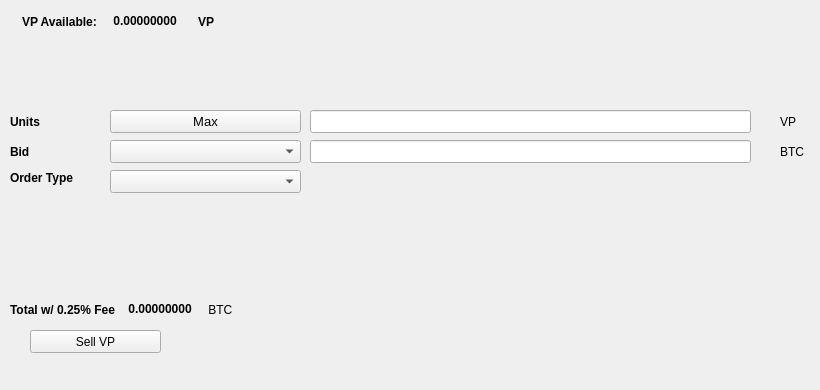
   <widget class="QWidget" name="SellTab">
    <attribute name="title">
     <string>Sell</string>
    </attribute>
    <widget class="QLabel" name="label_16">
     <property name="geometry">
      <rect>
       <x>780</x>
       <y>140</y>
       <width>31</width>
       <height>23</height>
      </rect>
     </property>
     <property name="text">
      <string>BTC</string>
     </property>
    </widget>
    <widget class="QComboBox" name="SellBidcomboBox">
     <property name="geometry">
      <rect>
       <x>110</x>
       <y>140</y>
       <width>191</width>
       <height>23</height>
      </rect>
     </property>
     <property name="font">
      <font>
       <pointsize>10</pointsize>
      </font>
     </property>
    </widget>
    <widget class="QLabel" name="label_18">
     <property name="geometry">
      <rect>
       <x>10</x>
       <y>110</y>
       <width>46</width>
       <height>23</height>
      </rect>
     </property>
     <property name="font">
      <font>
       <weight>75</weight>
       <bold>true</bold>
      </font>
     </property>
     <property name="text">
      <string>Units</string>
     </property>
    </widget>
    <widget class="QPushButton" name="Sell_Max_Amount">
     <property name="geometry">
      <rect>
       <x>110</x>
       <y>110</y>
       <width>191</width>
       <height>23</height>
      </rect>
     </property>
     <property name="font">
      <font>
       <pointsize>10</pointsize>
      </font>
     </property>
     <property name="text">
      <string>Max</string>
     </property>
    </widget>
    <widget class="QLabel" name="label_20">
     <property name="geometry">
      <rect>
       <x>10</x>
       <y>170</y>
       <width>91</width>
       <height>16</height>
      </rect>
     </property>
     <property name="font">
      <font>
       <weight>75</weight>
       <bold>true</bold>
      </font>
     </property>
     <property name="text">
      <string>Order Type</string>
     </property>
    </widget>
    <widget class="QComboBox" name="SellOrdertypeCombo">
     <property name="geometry">
      <rect>
       <x>110</x>
       <y>170</y>
       <width>191</width>
       <height>23</height>
      </rect>
     </property>
     <property name="font">
      <font>
       <pointsize>10</pointsize>
      </font>
     </property>
    </widget>
    <widget class="QLabel" name="label_21">
     <property name="geometry">
      <rect>
       <x>10</x>
       <y>140</y>
       <width>46</width>
       <height>23</height>
      </rect>
     </property>
     <property name="font">
      <font>
       <weight>75</weight>
       <bold>true</bold>
      </font>
     </property>
     <property name="text">
      <string>Bid</string>
     </property>
    </widget>
    <widget class="QLabel" name="label_22">
     <property name="geometry">
      <rect>
       <x>780</x>
       <y>110</y>
       <width>31</width>
       <height>23</height>
      </rect>
     </property>
     <property name="text">
      <string>VP</string>
     </property>
    </widget>
    <widget class="QLineEdit" name="UnitsInputVP">
     <property name="geometry">
      <rect>
       <x>310</x>
       <y>110</y>
       <width>441</width>
       <height>23</height>
      </rect>
     </property>
     <property name="font">
      <font>
       <pointsize>9</pointsize>
       <weight>75</weight>
       <bold>true</bold>
      </font>
     </property>
    </widget>
    <widget class="QLineEdit" name="SellBidPriceEdit">
     <property name="geometry">
      <rect>
       <x>310</x>
       <y>140</y>
       <width>441</width>
       <height>23</height>
      </rect>
     </property>
     <property name="font">
      <font>
       <pointsize>9</pointsize>
       <weight>75</weight>
       <bold>true</bold>
      </font>
     </property>
    </widget>
    <widget class="QPushButton" name="SellVPBTN">
     <property name="geometry">
      <rect>
       <x>30</x>
       <y>330</y>
       <width>131</width>
       <height>23</height>
      </rect>
     </property>
     <property name="text">
      <string>Sell VP</string>
     </property>
     <property name="icon">
      <iconset resource="../vpub">
       <normaloff>:/icons/bitcoin</normaloff>:/icons/bitcoin</iconset>
     </property>
    </widget>
    <widget class="QWidget" name="layoutWidget3">
     <property name="geometry">
      <rect>
       <x>22</x>
       <y>12</y>
       <width>258</width>
       <height>19</height>
      </rect>
     </property>
     <layout class="QHBoxLayout" name="horizontalLayout">
      <item>
       <widget class="QLabel" name="label232_2">
        <property name="font">
         <font>
          <weight>75</weight>
          <bold>true</bold>
         </font>
        </property>
        <property name="text">
         <string>VP Available:</string>
        </property>
       </widget>
      </item>
      <item>
       <widget class="QLabel" name="VPAvailableLabel">
        <property name="palette">
         <palette>
          <active>
           <colorrole role="WindowText">
            <brush brushstyle="SolidPattern">
             <color alpha="255">
              <red>0</red>
              <green>0</green>
              <blue>0</blue>
             </color>
            </brush>
           </colorrole>
           <colorrole role="Button">
            <brush brushstyle="SolidPattern">
             <color alpha="255">
              <red>0</red>
              <green>170</green>
              <blue>0</blue>
             </color>
            </brush>
           </colorrole>
           <colorrole role="Light">
            <brush brushstyle="SolidPattern">
             <color alpha="255">
              <red>0</red>
              <green>255</green>
              <blue>0</blue>
             </color>
            </brush>
           </colorrole>
           <colorrole role="Midlight">
            <brush brushstyle="SolidPattern">
             <color alpha="255">
              <red>0</red>
              <green>212</green>
              <blue>0</blue>
             </color>
            </brush>
           </colorrole>
           <colorrole role="Dark">
            <brush brushstyle="SolidPattern">
             <color alpha="255">
              <red>0</red>
              <green>85</green>
              <blue>0</blue>
             </color>
            </brush>
           </colorrole>
           <colorrole role="Mid">
            <brush brushstyle="SolidPattern">
             <color alpha="255">
              <red>0</red>
              <green>113</green>
              <blue>0</blue>
             </color>
            </brush>
           </colorrole>
           <colorrole role="Text">
            <brush brushstyle="SolidPattern">
             <color alpha="255">
              <red>0</red>
              <green>170</green>
              <blue>0</blue>
             </color>
            </brush>
           </colorrole>
           <colorrole role="BrightText">
            <brush brushstyle="SolidPattern">
             <color alpha="255">
              <red>255</red>
              <green>255</green>
              <blue>255</blue>
             </color>
            </brush>
           </colorrole>
           <colorrole role="ButtonText">
            <brush brushstyle="SolidPattern">
             <color alpha="255">
              <red>0</red>
              <green>0</green>
              <blue>0</blue>
             </color>
            </brush>
           </colorrole>
           <colorrole role="Base">
            <brush brushstyle="SolidPattern">
             <color alpha="255">
              <red>255</red>
              <green>255</green>
              <blue>255</blue>
             </color>
            </brush>
           </colorrole>
           <colorrole role="Window">
            <brush brushstyle="SolidPattern">
             <color alpha="255">
              <red>0</red>
              <green>170</green>
              <blue>0</blue>
             </color>
            </brush>
           </colorrole>
           <colorrole role="Shadow">
            <brush brushstyle="SolidPattern">
             <color alpha="255">
              <red>0</red>
              <green>0</green>
              <blue>0</blue>
             </color>
            </brush>
           </colorrole>
           <colorrole role="AlternateBase">
            <brush brushstyle="SolidPattern">
             <color alpha="255">
              <red>127</red>
              <green>212</green>
              <blue>127</blue>
             </color>
            </brush>
           </colorrole>
           <colorrole role="ToolTipBase">
            <brush brushstyle="SolidPattern">
             <color alpha="255">
              <red>255</red>
              <green>255</green>
              <blue>220</blue>
             </color>
            </brush>
           </colorrole>
           <colorrole role="ToolTipText">
            <brush brushstyle="SolidPattern">
             <color alpha="255">
              <red>0</red>
              <green>0</green>
              <blue>0</blue>
             </color>
            </brush>
           </colorrole>
          </active>
          <inactive>
           <colorrole role="WindowText">
            <brush brushstyle="SolidPattern">
             <color alpha="255">
              <red>0</red>
              <green>0</green>
              <blue>0</blue>
             </color>
            </brush>
           </colorrole>
           <colorrole role="Button">
            <brush brushstyle="SolidPattern">
             <color alpha="255">
              <red>0</red>
              <green>170</green>
              <blue>0</blue>
             </color>
            </brush>
           </colorrole>
           <colorrole role="Light">
            <brush brushstyle="SolidPattern">
             <color alpha="255">
              <red>0</red>
              <green>255</green>
              <blue>0</blue>
             </color>
            </brush>
           </colorrole>
           <colorrole role="Midlight">
            <brush brushstyle="SolidPattern">
             <color alpha="255">
              <red>0</red>
              <green>212</green>
              <blue>0</blue>
             </color>
            </brush>
           </colorrole>
           <colorrole role="Dark">
            <brush brushstyle="SolidPattern">
             <color alpha="255">
              <red>0</red>
              <green>85</green>
              <blue>0</blue>
             </color>
            </brush>
           </colorrole>
           <colorrole role="Mid">
            <brush brushstyle="SolidPattern">
             <color alpha="255">
              <red>0</red>
              <green>113</green>
              <blue>0</blue>
             </color>
            </brush>
           </colorrole>
           <colorrole role="Text">
            <brush brushstyle="SolidPattern">
             <color alpha="255">
              <red>0</red>
              <green>170</green>
              <blue>0</blue>
             </color>
            </brush>
           </colorrole>
           <colorrole role="BrightText">
            <brush brushstyle="SolidPattern">
             <color alpha="255">
              <red>255</red>
              <green>255</green>
              <blue>255</blue>
             </color>
            </brush>
           </colorrole>
           <colorrole role="ButtonText">
            <brush brushstyle="SolidPattern">
             <color alpha="255">
              <red>0</red>
              <green>0</green>
              <blue>0</blue>
             </color>
            </brush>
           </colorrole>
           <colorrole role="Base">
            <brush brushstyle="SolidPattern">
             <color alpha="255">
              <red>255</red>
              <green>255</green>
              <blue>255</blue>
             </color>
            </brush>
           </colorrole>
           <colorrole role="Window">
            <brush brushstyle="SolidPattern">
             <color alpha="255">
              <red>0</red>
              <green>170</green>
              <blue>0</blue>
             </color>
            </brush>
           </colorrole>
           <colorrole role="Shadow">
            <brush brushstyle="SolidPattern">
             <color alpha="255">
              <red>0</red>
              <green>0</green>
              <blue>0</blue>
             </color>
            </brush>
           </colorrole>
           <colorrole role="AlternateBase">
            <brush brushstyle="SolidPattern">
             <color alpha="255">
              <red>127</red>
              <green>212</green>
              <blue>127</blue>
             </color>
            </brush>
           </colorrole>
           <colorrole role="ToolTipBase">
            <brush brushstyle="SolidPattern">
             <color alpha="255">
              <red>255</red>
              <green>255</green>
              <blue>220</blue>
             </color>
            </brush>
           </colorrole>
           <colorrole role="ToolTipText">
            <brush brushstyle="SolidPattern">
             <color alpha="255">
              <red>0</red>
              <green>0</green>
              <blue>0</blue>
             </color>
            </brush>
           </colorrole>
          </inactive>
          <disabled>
           <colorrole role="WindowText">
            <brush brushstyle="SolidPattern">
             <color alpha="255">
              <red>0</red>
              <green>85</green>
              <blue>0</blue>
             </color>
            </brush>
           </colorrole>
           <colorrole role="Button">
            <brush brushstyle="SolidPattern">
             <color alpha="255">
              <red>0</red>
              <green>170</green>
              <blue>0</blue>
             </color>
            </brush>
           </colorrole>
           <colorrole role="Light">
            <brush brushstyle="SolidPattern">
             <color alpha="255">
              <red>0</red>
              <green>255</green>
              <blue>0</blue>
             </color>
            </brush>
           </colorrole>
           <colorrole role="Midlight">
            <brush brushstyle="SolidPattern">
             <color alpha="255">
              <red>0</red>
              <green>212</green>
              <blue>0</blue>
             </color>
            </brush>
           </colorrole>
           <colorrole role="Dark">
            <brush brushstyle="SolidPattern">
             <color alpha="255">
              <red>0</red>
              <green>85</green>
              <blue>0</blue>
             </color>
            </brush>
           </colorrole>
           <colorrole role="Mid">
            <brush brushstyle="SolidPattern">
             <color alpha="255">
              <red>0</red>
              <green>113</green>
              <blue>0</blue>
             </color>
            </brush>
           </colorrole>
           <colorrole role="Text">
            <brush brushstyle="SolidPattern">
             <color alpha="255">
              <red>0</red>
              <green>85</green>
              <blue>0</blue>
             </color>
            </brush>
           </colorrole>
           <colorrole role="BrightText">
            <brush brushstyle="SolidPattern">
             <color alpha="255">
              <red>255</red>
              <green>255</green>
              <blue>255</blue>
             </color>
            </brush>
           </colorrole>
           <colorrole role="ButtonText">
            <brush brushstyle="SolidPattern">
             <color alpha="255">
              <red>0</red>
              <green>85</green>
              <blue>0</blue>
             </color>
            </brush>
           </colorrole>
           <colorrole role="Base">
            <brush brushstyle="SolidPattern">
             <color alpha="255">
              <red>0</red>
              <green>170</green>
              <blue>0</blue>
             </color>
            </brush>
           </colorrole>
           <colorrole role="Window">
            <brush brushstyle="SolidPattern">
             <color alpha="255">
              <red>0</red>
              <green>170</green>
              <blue>0</blue>
             </color>
            </brush>
           </colorrole>
           <colorrole role="Shadow">
            <brush brushstyle="SolidPattern">
             <color alpha="255">
              <red>0</red>
              <green>0</green>
              <blue>0</blue>
             </color>
            </brush>
           </colorrole>
           <colorrole role="AlternateBase">
            <brush brushstyle="SolidPattern">
             <color alpha="255">
              <red>0</red>
              <green>170</green>
              <blue>0</blue>
             </color>
            </brush>
           </colorrole>
           <colorrole role="ToolTipBase">
            <brush brushstyle="SolidPattern">
             <color alpha="255">
              <red>255</red>
              <green>255</green>
              <blue>220</blue>
             </color>
            </brush>
           </colorrole>
           <colorrole role="ToolTipText">
            <brush brushstyle="SolidPattern">
             <color alpha="255">
              <red>0</red>
              <green>0</green>
              <blue>0</blue>
             </color>
            </brush>
           </colorrole>
          </disabled>
         </palette>
        </property>
        <property name="font">
         <font>
          <weight>75</weight>
          <bold>true</bold>
         </font>
        </property>
        <property name="text">
         <string> 0.00000000 </string>
        </property>
        <property name="textInteractionFlags">
         <set>Qt::LinksAccessibleByMouse|Qt::TextSelectableByKeyboard|Qt::TextSelectableByMouse</set>
        </property>
       </widget>
      </item>
      <item>
       <widget class="QLabel" name="labelVP">
        <property name="font">
         <font>
          <weight>75</weight>
          <bold>true</bold>
         </font>
        </property>
        <property name="text">
         <string>VP</string>
        </property>
       </widget>
      </item>
     </layout>
    </widget>
    <widget class="QWidget" name="layoutWidget">
     <property name="geometry">
      <rect>
       <x>10</x>
       <y>300</y>
       <width>268</width>
       <height>19</height>
      </rect>
     </property>
     <layout class="QHBoxLayout" name="horizontalLayout_2">
      <item>
       <widget class="QLabel" name="label_19">
        <property name="font">
         <font>
          <weight>75</weight>
          <bold>true</bold>
         </font>
        </property>
        <property name="text">
         <string>Total w/ 0.25% Fee </string>
        </property>
       </widget>
      </item>
      <item>
       <widget class="QLabel" name="SellCostLabel">
        <property name="palette">
         <palette>
          <active>
           <colorrole role="WindowText">
            <brush brushstyle="SolidPattern">
             <color alpha="255">
              <red>0</red>
              <green>0</green>
              <blue>0</blue>
             </color>
            </brush>
           </colorrole>
           <colorrole role="Button">
            <brush brushstyle="SolidPattern">
             <color alpha="255">
              <red>0</red>
              <green>170</green>
              <blue>0</blue>
             </color>
            </brush>
           </colorrole>
           <colorrole role="Light">
            <brush brushstyle="SolidPattern">
             <color alpha="255">
              <red>0</red>
              <green>255</green>
              <blue>0</blue>
             </color>
            </brush>
           </colorrole>
           <colorrole role="Midlight">
            <brush brushstyle="SolidPattern">
             <color alpha="255">
              <red>0</red>
              <green>212</green>
              <blue>0</blue>
             </color>
            </brush>
           </colorrole>
           <colorrole role="Dark">
            <brush brushstyle="SolidPattern">
             <color alpha="255">
              <red>0</red>
              <green>85</green>
              <blue>0</blue>
             </color>
            </brush>
           </colorrole>
           <colorrole role="Mid">
            <brush brushstyle="SolidPattern">
             <color alpha="255">
              <red>0</red>
              <green>113</green>
              <blue>0</blue>
             </color>
            </brush>
           </colorrole>
           <colorrole role="Text">
            <brush brushstyle="SolidPattern">
             <color alpha="255">
              <red>0</red>
              <green>170</green>
              <blue>0</blue>
             </color>
            </brush>
           </colorrole>
           <colorrole role="BrightText">
            <brush brushstyle="SolidPattern">
             <color alpha="255">
              <red>255</red>
              <green>255</green>
              <blue>255</blue>
             </color>
            </brush>
           </colorrole>
           <colorrole role="ButtonText">
            <brush brushstyle="SolidPattern">
             <color alpha="255">
              <red>0</red>
              <green>0</green>
              <blue>0</blue>
             </color>
            </brush>
           </colorrole>
           <colorrole role="Base">
            <brush brushstyle="SolidPattern">
             <color alpha="255">
              <red>255</red>
              <green>255</green>
              <blue>255</blue>
             </color>
            </brush>
           </colorrole>
           <colorrole role="Window">
            <brush brushstyle="SolidPattern">
             <color alpha="255">
              <red>0</red>
              <green>170</green>
              <blue>0</blue>
             </color>
            </brush>
           </colorrole>
           <colorrole role="Shadow">
            <brush brushstyle="SolidPattern">
             <color alpha="255">
              <red>0</red>
              <green>0</green>
              <blue>0</blue>
             </color>
            </brush>
           </colorrole>
           <colorrole role="AlternateBase">
            <brush brushstyle="SolidPattern">
             <color alpha="255">
              <red>127</red>
              <green>212</green>
              <blue>127</blue>
             </color>
            </brush>
           </colorrole>
           <colorrole role="ToolTipBase">
            <brush brushstyle="SolidPattern">
             <color alpha="255">
              <red>255</red>
              <green>255</green>
              <blue>220</blue>
             </color>
            </brush>
           </colorrole>
           <colorrole role="ToolTipText">
            <brush brushstyle="SolidPattern">
             <color alpha="255">
              <red>0</red>
              <green>0</green>
              <blue>0</blue>
             </color>
            </brush>
           </colorrole>
          </active>
          <inactive>
           <colorrole role="WindowText">
            <brush brushstyle="SolidPattern">
             <color alpha="255">
              <red>0</red>
              <green>0</green>
              <blue>0</blue>
             </color>
            </brush>
           </colorrole>
           <colorrole role="Button">
            <brush brushstyle="SolidPattern">
             <color alpha="255">
              <red>0</red>
              <green>170</green>
              <blue>0</blue>
             </color>
            </brush>
           </colorrole>
           <colorrole role="Light">
            <brush brushstyle="SolidPattern">
             <color alpha="255">
              <red>0</red>
              <green>255</green>
              <blue>0</blue>
             </color>
            </brush>
           </colorrole>
           <colorrole role="Midlight">
            <brush brushstyle="SolidPattern">
             <color alpha="255">
              <red>0</red>
              <green>212</green>
              <blue>0</blue>
             </color>
            </brush>
           </colorrole>
           <colorrole role="Dark">
            <brush brushstyle="SolidPattern">
             <color alpha="255">
              <red>0</red>
              <green>85</green>
              <blue>0</blue>
             </color>
            </brush>
           </colorrole>
           <colorrole role="Mid">
            <brush brushstyle="SolidPattern">
             <color alpha="255">
              <red>0</red>
              <green>113</green>
              <blue>0</blue>
             </color>
            </brush>
           </colorrole>
           <colorrole role="Text">
            <brush brushstyle="SolidPattern">
             <color alpha="255">
              <red>0</red>
              <green>170</green>
              <blue>0</blue>
             </color>
            </brush>
           </colorrole>
           <colorrole role="BrightText">
            <brush brushstyle="SolidPattern">
             <color alpha="255">
              <red>255</red>
              <green>255</green>
              <blue>255</blue>
             </color>
            </brush>
           </colorrole>
           <colorrole role="ButtonText">
            <brush brushstyle="SolidPattern">
             <color alpha="255">
              <red>0</red>
              <green>0</green>
              <blue>0</blue>
             </color>
            </brush>
           </colorrole>
           <colorrole role="Base">
            <brush brushstyle="SolidPattern">
             <color alpha="255">
              <red>255</red>
              <green>255</green>
              <blue>255</blue>
             </color>
            </brush>
           </colorrole>
           <colorrole role="Window">
            <brush brushstyle="SolidPattern">
             <color alpha="255">
              <red>0</red>
              <green>170</green>
              <blue>0</blue>
             </color>
            </brush>
           </colorrole>
           <colorrole role="Shadow">
            <brush brushstyle="SolidPattern">
             <color alpha="255">
              <red>0</red>
              <green>0</green>
              <blue>0</blue>
             </color>
            </brush>
           </colorrole>
           <colorrole role="AlternateBase">
            <brush brushstyle="SolidPattern">
             <color alpha="255">
              <red>127</red>
              <green>212</green>
              <blue>127</blue>
             </color>
            </brush>
           </colorrole>
           <colorrole role="ToolTipBase">
            <brush brushstyle="SolidPattern">
             <color alpha="255">
              <red>255</red>
              <green>255</green>
              <blue>220</blue>
             </color>
            </brush>
           </colorrole>
           <colorrole role="ToolTipText">
            <brush brushstyle="SolidPattern">
             <color alpha="255">
              <red>0</red>
              <green>0</green>
              <blue>0</blue>
             </color>
            </brush>
           </colorrole>
          </inactive>
          <disabled>
           <colorrole role="WindowText">
            <brush brushstyle="SolidPattern">
             <color alpha="255">
              <red>0</red>
              <green>85</green>
              <blue>0</blue>
             </color>
            </brush>
           </colorrole>
           <colorrole role="Button">
            <brush brushstyle="SolidPattern">
             <color alpha="255">
              <red>0</red>
              <green>170</green>
              <blue>0</blue>
             </color>
            </brush>
           </colorrole>
           <colorrole role="Light">
            <brush brushstyle="SolidPattern">
             <color alpha="255">
              <red>0</red>
              <green>255</green>
              <blue>0</blue>
             </color>
            </brush>
           </colorrole>
           <colorrole role="Midlight">
            <brush brushstyle="SolidPattern">
             <color alpha="255">
              <red>0</red>
              <green>212</green>
              <blue>0</blue>
             </color>
            </brush>
           </colorrole>
           <colorrole role="Dark">
            <brush brushstyle="SolidPattern">
             <color alpha="255">
              <red>0</red>
              <green>85</green>
              <blue>0</blue>
             </color>
            </brush>
           </colorrole>
           <colorrole role="Mid">
            <brush brushstyle="SolidPattern">
             <color alpha="255">
              <red>0</red>
              <green>113</green>
              <blue>0</blue>
             </color>
            </brush>
           </colorrole>
           <colorrole role="Text">
            <brush brushstyle="SolidPattern">
             <color alpha="255">
              <red>0</red>
              <green>85</green>
              <blue>0</blue>
             </color>
            </brush>
           </colorrole>
           <colorrole role="BrightText">
            <brush brushstyle="SolidPattern">
             <color alpha="255">
              <red>255</red>
              <green>255</green>
              <blue>255</blue>
             </color>
            </brush>
           </colorrole>
           <colorrole role="ButtonText">
            <brush brushstyle="SolidPattern">
             <color alpha="255">
              <red>0</red>
              <green>85</green>
              <blue>0</blue>
             </color>
            </brush>
           </colorrole>
           <colorrole role="Base">
            <brush brushstyle="SolidPattern">
             <color alpha="255">
              <red>0</red>
              <green>170</green>
              <blue>0</blue>
             </color>
            </brush>
           </colorrole>
           <colorrole role="Window">
            <brush brushstyle="SolidPattern">
             <color alpha="255">
              <red>0</red>
              <green>170</green>
              <blue>0</blue>
             </color>
            </brush>
           </colorrole>
           <colorrole role="Shadow">
            <brush brushstyle="SolidPattern">
             <color alpha="255">
              <red>0</red>
              <green>0</green>
              <blue>0</blue>
             </color>
            </brush>
           </colorrole>
           <colorrole role="AlternateBase">
            <brush brushstyle="SolidPattern">
             <color alpha="255">
              <red>0</red>
              <green>170</green>
              <blue>0</blue>
             </color>
            </brush>
           </colorrole>
           <colorrole role="ToolTipBase">
            <brush brushstyle="SolidPattern">
             <color alpha="255">
              <red>255</red>
              <green>255</green>
              <blue>220</blue>
             </color>
            </brush>
           </colorrole>
           <colorrole role="ToolTipText">
            <brush brushstyle="SolidPattern">
             <color alpha="255">
              <red>0</red>
              <green>0</green>
              <blue>0</blue>
             </color>
            </brush>
           </colorrole>
          </disabled>
         </palette>
        </property>
        <property name="font">
         <font>
          <weight>75</weight>
          <bold>true</bold>
         </font>
        </property>
        <property name="autoFillBackground">
         <bool>false</bool>
        </property>
        <property name="text">
         <string> 0.00000000</string>
        </property>
        <property name="textInteractionFlags">
         <set>Qt::LinksAccessibleByMouse|Qt::TextSelectableByMouse</set>
        </property>
       </widget>
      </item>
      <item>
       <widget class="QLabel" name="label_17">
        <property name="font">
         <font>
          <weight>50</weight>
          <bold>false</bold>
         </font>
        </property>
        <property name="text">
         <string> BTC</string>
        </property>
       </widget>
      </item>
     </layout>
    </widget>
    <widget class="QLabel" name="label_23">
     <property name="geometry">
      <rect>
       <x>460</x>
       <y>300</y>
       <width>281</width>
       <height>81</height>
      </rect>
     </property>
     <property name="text">
      <string/>
     </property>
     <property name="pixmap">
      <pixmap>:/images/bittrex</pixmap>
     </property>
    </widget>
   </widget>
